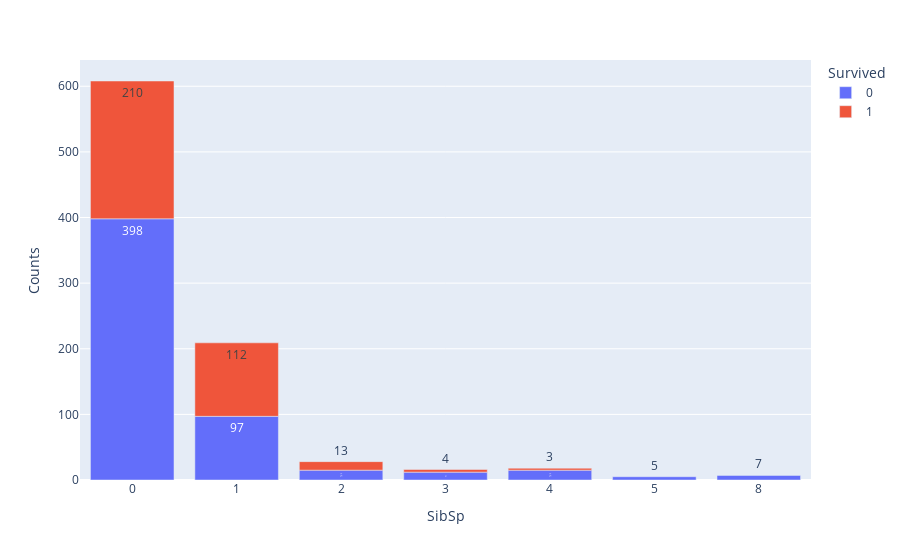

Notebook code cell kept with this figure:
### Code cell
px.bar(df_sibsp_surv, x='SibSp', y='Counts', color='Survived',text_auto=True)

### Figure 1 — Plotly figure (JSON) as saved in the notebook; plotly's stock layout.template omitted (floating-point values rounded to 4 significant figures)
{"data": [{"alignmentgroup": "True", "hovertemplate": "Survived=0<br>SibSp=%{x}<br>Counts=%{y}<extra></extra>", "legendgroup": "0", "marker": {"color": "#636efa", "pattern": {"shape": ""}}, "name": "0", "offsetgroup": "0", "orientation": "v", "showlegend": true, "textposition": "auto", "texttemplate": "%{y}", "type": "bar", "x": ["0", "1", "2", "3", "4", "5", "8"], "xaxis": "x", "y": [398, 97, 15, 12, 15, 5, 7], "yaxis": "y"}, {"alignmentgroup": "True", "hovertemplate": "Survived=1<br>SibSp=%{x}<br>Counts=%{y}<extra></extra>", "legendgroup": "1", "marker": {"color": "#EF553B", "pattern": {"shape": ""}}, "name": "1", "offsetgroup": "1", "orientation": "v", "showlegend": true, "textposition": "auto", "texttemplate": "%{y}", "type": "bar", "x": ["0", "1", "2", "3", "4"], "xaxis": "x", "y": [210, 112, 13, 4, 3], "yaxis": "y"}], "layout": {"barmode": "relative", "legend": {"title": {"text": "Survived"}, "tracegroupgap": 0}, "margin": {"t": 60}, "xaxis": {"anchor": "y", "domain": [0, 1], "title": {"text": "SibSp"}}, "yaxis": {"anchor": "x", "domain": [0, 1], "title": {"text": "Counts"}}}}
